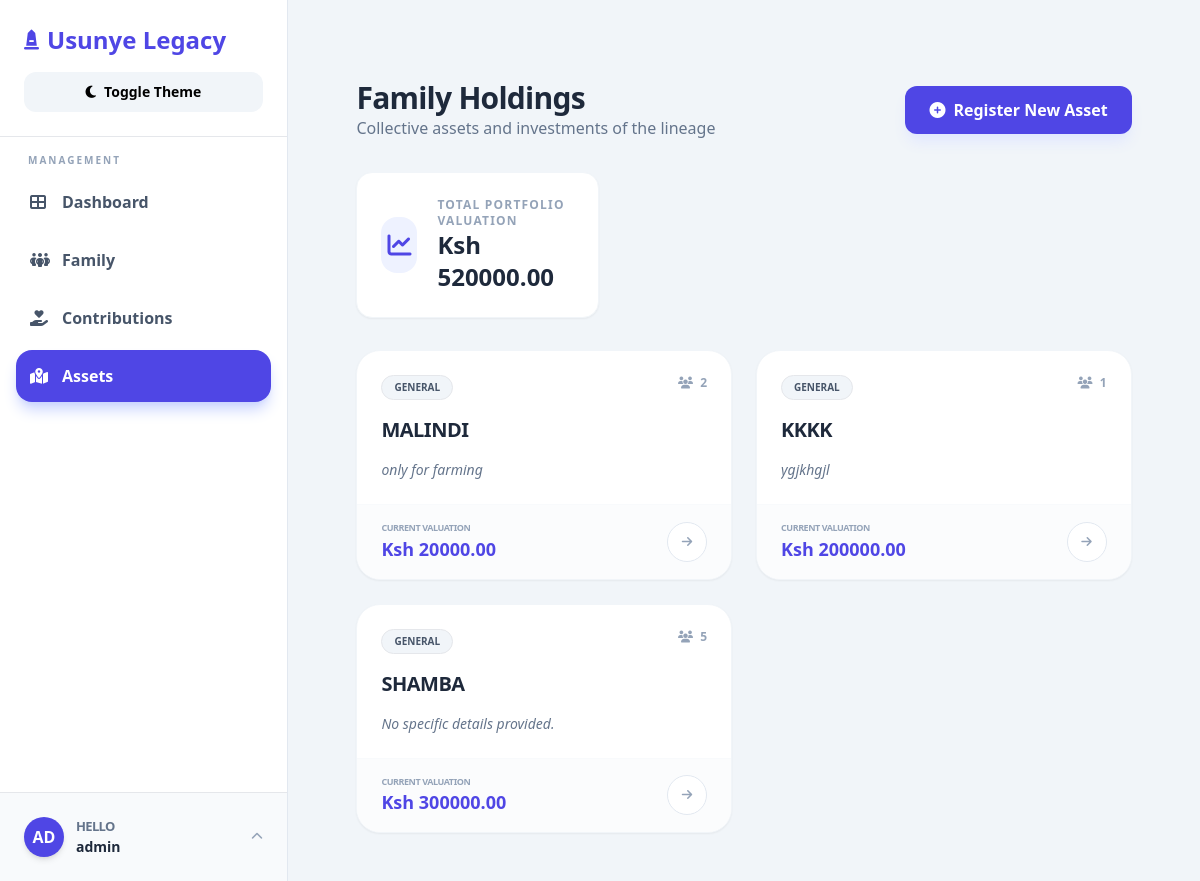
The page /asset/ (signed in) on the database as committed earlier.
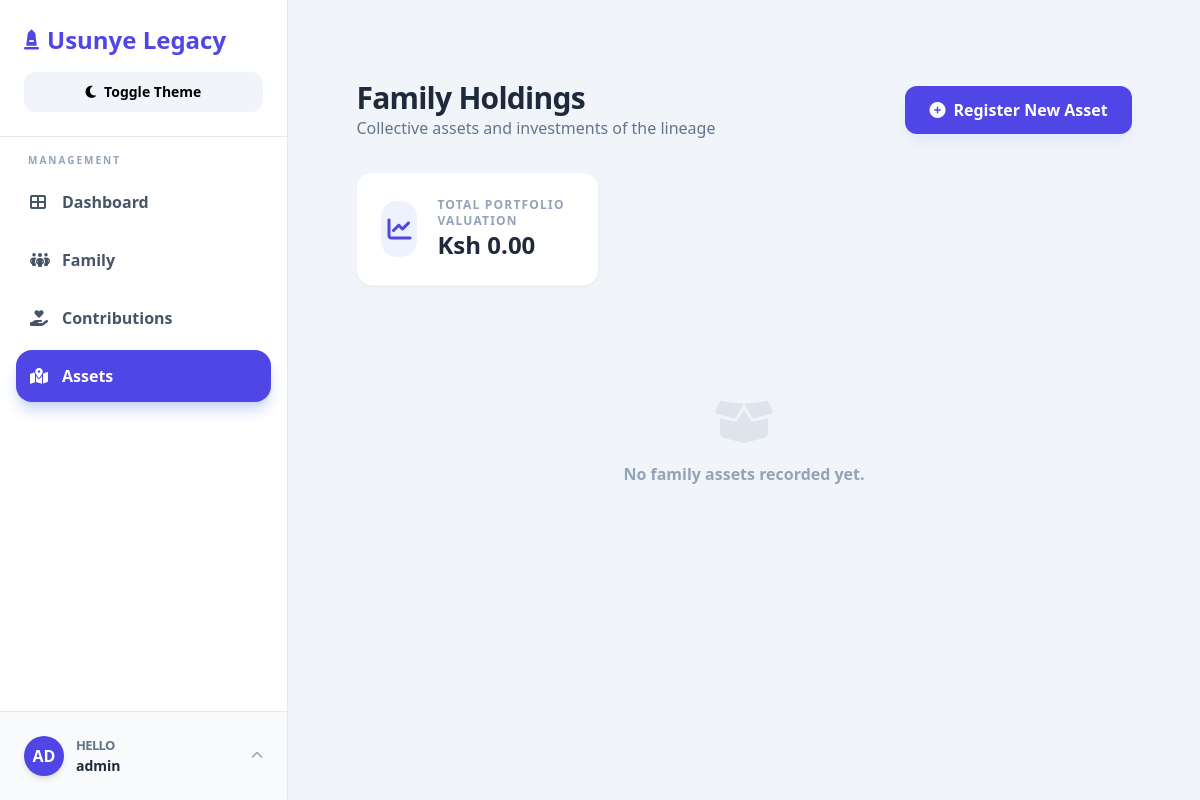
The same page on the database as committed later.
### lineage/models.py (models this page shows, shortened)
class Asset(models.Model):
    ASSET_CATEGORY = [("D", "Dispute"), ("O", "Owned")]
    title = models.CharField(max_length=200)
    status = models.CharField(max_length=20, choices=ASSET_CATEGORY, default="O")
    valuation = models.DecimalField(max_digits=15, decimal_places=2)
    location = models.CharField(max_length=200, blank=True, null=True)
    size = models.CharField(max_length=100, blank=True, null=True)
    description = models.TextField(blank=True, null=True)
    created_at = models.DateTimeField(auto_now_add=True)
    owners = models.ManyToManyField(
        Person, through="AssetOwnership", related_name="assets", blank=True
    )

### lineage/views.py (the view)
# urls.py: path("asset/", views.asset_list, name="assets"),
@login_required(login_url="login")
def asset_list(request):
    assets = Asset.objects.all()
    total_valuation = sum(a.valuation for a in assets)
    owner_form = AssetOwnershipForm()
    if request.method == "POST":
        form = AssetForm(request.POST)
        if form.is_valid():
            form.save()
            return redirect("assets")
        else:
            print(form.errors)
    else:
        form = AssetForm()
    return render(
        request,
        "lineage/assets.html",
        {
            "assets": assets,
            "form": form,
            "total_valuation": total_valuation,
            "owner_form": owner_form,
        },
    )

### lineage/models.py (called while the page is built)
    def __str__(self):
        return f"{self.first_name} {self.last_name}"

### lineage/templates/lineage/assets.html (shortened to what the changed rows need)
{% extends 'lineage/base.html' %}
{% block content %}
<div
    class="animate__animated animate__fadeIn space-y-8 max-w-[95%] mx-auto [&_input[type=number]]:[appearance:textfield] [&_input[type=number]::-webkit-outer-spin-button]:appearance-none [&_input[type=number]::-webkit-inner-spin-button]:appearance-none">
    <div class="flex flex-col md:flex-row md:items-center justify-between gap-4">
        <div>
            <h2 class="text-3xl font-extrabold text-slate-800 dark:text-slate-200 tracking-tight">Family Holdings</h2>
        </div>
    </div>
    <div class="grid grid-cols-1 md:grid-cols-3 gap-6">
        <div
            class="bg-white dark:bg-slate-900 p-6 rounded-2xl border border-slate-100 dark:border-slate-700 shadow-sm flex items-center gap-5">
            <div>
                <p class="text-slate-400 dark:text-slate-500 text-xs font-bold uppercase tracking-widest">Total
                    Portfolio Valuation</p>
                <h3 class="text-2xl font-black text-slate-800 dark:text-slate-200">
                    Ksh {{total_valuation|floatformat:2}}</h3>
            </div>
        </div>
    </div>
    <div class="grid grid-cols-1 md:grid-cols-2 xl:grid-cols-3 gap-6 mt-6">
        {% for asset in assets %}
        <div class="group bg-white dark:bg-slate-900 rounded-3xl border border-slate-100 dark:border-slate-700 shadow-sm hover:shadow-xl hover:-translate-y-1 transition-all duration-300 overflow-hidden cursor-pointer flex flex-col justify-between"
            onclick="openAssetDrawer('{{ asset.id }}')">
            <div class="p-6">
                <div class="flex justify-between items-start mb-4">
                    <span
                        class="px-3 py-1 bg-slate-100 dark:bg-slate-800 text-slate-600 dark:text-slate-300 text-[10px] font-bold uppercase rounded-full border dark:border-slate-700">
                        {{ asset.category.name|default:"General" }}
                    </span>
                    <span class="text-xs font-bold text-slate-400">
                        <i class="fas fa-users mr-1"></i> {{ asset.owners.count }}
                    </span>
                </div>
                <h4
                    class="text-xl font-black text-slate-800 dark:text-slate-200 group-hover:text-indigo-600 dark:group-hover:text-indigo-400 transition-colors uppercase tracking-tight">
                    {{ asset.title }}
                </h4>
                {% if asset.category.name == 'LAND' or asset.category.name == 'Land' %}
                <div class="mt-4 space-y-2 bg-slate-50 dark:bg-slate-800/40 p-3 rounded-xl">
                    <div class="flex items-center gap-3 text-slate-500 dark:text-slate-400">
                        <i class="fas fa-map-marker-alt w-4 text-indigo-500"></i>
                        <span class="text-xs font-bold uppercase">{{ asset.location|default:"Unknown Location" }}</span>
                    </div>
                    <div class="flex items-center gap-3 text-slate-500 dark:text-slate-400">
                        <i class="fas fa-vector-square w-4 text-emerald-500"></i>
                        <span class="text-xs font-bold uppercase">{{ asset.size|default:"N/A" }}</span>
                    </div>
                </div>
                {% else %}
                <p class="mt-4 text-sm text-slate-500 dark:text-slate-400 line-clamp-2 italic">
                    {{ asset.description|default:"No specific details provided." }}
                </p>
                {% endif %}
            </div>
            <div
                class="px-6 py-4 bg-slate-50/50 dark:bg-slate-800/50 border-t border-slate-50 dark:border-slate-700 flex justify-between items-center">
                <div>
                    <p class="text-[9px] text-slate-400 dark:text-slate-500 font-black uppercase tracking-tighter">
                        Current Valuation</p>
                    <p class="text-lg font-black text-indigo-600 dark:text-indigo-400">
                        Ksh {{ asset.valuation|floatformat:2 }}</p>
                </div>
                <div
                    class="w-10 h-10 rounded-full bg-white dark:bg-slate-700 border border-slate-200 dark:border-slate-600 text-slate-400 dark:text-slate-300 group-hover:bg-indigo-600 group-hover:text-white transition flex items-center justify-center">
                    <i class="fas fa-arrow-right text-xs"></i>
                </div>
            </div>
        </div>
        {% empty %}
        <div class="col-span-full py-20 text-center text-slate-400 dark:text-slate-500">
            <i class="fas fa-box-open text-5xl mb-4 opacity-20"></i>
            <p class="font-bold">No family assets recorded yet.</p>
        </div>
        {% endfor %}
    </div>
</div>
{% endblock %}

Rows that differ between the two databases and show on the page:
removed Asset: category.name "GENERAL", owners.count "2", title "MALINDI", description "only for farming", valuation "20000.00"
removed Asset: category.name "GENERAL", owners.count "1", title "KKKK", description "ygjkhgjl", valuation "200000.00"
removed Asset: category.name "GENERAL", owners.count "5", title "SHAMBA", description "No specific details provided.", valuation "300000.00"
Other text that changed with them:
{{ total_valuation|floatformat:2 }}: "520000.00" → "0.00"
text now shown: "No family assets recorded yet."
